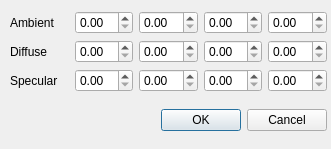
<?xml version="1.0" encoding="UTF-8"?>
<ui version="4.0">
 <class>ColorDialog</class>
 <widget class="QDialog" name="ColorDialog">
  <property name="geometry">
   <rect>
    <x>0</x>
    <y>0</y>
    <width>331</width>
    <height>149</height>
   </rect>
  </property>
  <property name="windowTitle">
   <string>Set Color</string>
  </property>
  <widget class="QWidget" name="">
   <property name="geometry">
    <rect>
     <x>10</x>
     <y>0</y>
     <width>317</width>
     <height>143</height>
    </rect>
   </property>
   <layout class="QVBoxLayout" name="verticalLayout_6">
    <item>
     <layout class="QVBoxLayout" name="verticalLayout">
      <item>
       <layout class="QVBoxLayout" name="verticalLayout_3">
        <item>
         <layout class="QVBoxLayout" name="verticalLayout_2">
          <item>
           <layout class="QHBoxLayout" name="horizontalLayout_2">
            <item>
             <widget class="QLabel" name="label_2">
              <property name="text">
               <string>Ambient</string>
              </property>
             </widget>
            </item>
            <item>
             <widget class="QDoubleSpinBox" name="a0">
              <property name="maximum">
               <double>1.000000000000000</double>
              </property>
              <property name="singleStep">
               <double>0.100000000000000</double>
              </property>
             </widget>
            </item>
            <item>
             <widget class="QDoubleSpinBox" name="a1">
              <property name="maximum">
               <double>1.000000000000000</double>
              </property>
              <property name="singleStep">
               <double>0.100000000000000</double>
              </property>
             </widget>
            </item>
            <item>
             <widget class="QDoubleSpinBox" name="a2">
              <property name="maximum">
               <double>1.000000000000000</double>
              </property>
              <property name="singleStep">
               <double>0.100000000000000</double>
              </property>
             </widget>
            </item>
            <item>
             <widget class="QDoubleSpinBox" name="a3">
              <property name="maximum">
               <double>1.000000000000000</double>
              </property>
              <property name="singleStep">
               <double>0.100000000000000</double>
              </property>
             </widget>
            </item>
           </layout>
          </item>
         </layout>
        </item>
       </layout>
      </item>
      <item>
       <layout class="QVBoxLayout" name="verticalLayout_4">
        <item>
         <layout class="QHBoxLayout" name="horizontalLayout_3">
          <item>
           <widget class="QLabel" name="label_3">
            <property name="text">
             <string>Diffuse</string>
            </property>
           </widget>
          </item>
          <item>
           <widget class="QDoubleSpinBox" name="d0">
            <property name="maximum">
             <double>1.000000000000000</double>
            </property>
            <property name="singleStep">
             <double>0.100000000000000</double>
            </property>
           </widget>
          </item>
          <item>
           <widget class="QDoubleSpinBox" name="d1">
            <property name="maximum">
             <double>1.000000000000000</double>
            </property>
            <property name="singleStep">
             <double>0.100000000000000</double>
            </property>
           </widget>
          </item>
          <item>
           <widget class="QDoubleSpinBox" name="d2">
            <property name="maximum">
             <double>1.000000000000000</double>
            </property>
            <property name="singleStep">
             <double>0.100000000000000</double>
            </property>
           </widget>
          </item>
          <item>
           <widget class="QDoubleSpinBox" name="d3">
            <property name="maximum">
             <double>1.000000000000000</double>
            </property>
            <property name="singleStep">
             <double>0.100000000000000</double>
            </property>
           </widget>
          </item>
         </layout>
        </item>
       </layout>
      </item>
      <item>
       <layout class="QVBoxLayout" name="verticalLayout_5">
        <item>
         <layout class="QHBoxLayout" name="horizontalLayout_4">
          <item>
           <widget class="QLabel" name="label_4">
            <property name="text">
             <string>Specular</string>
            </property>
           </widget>
          </item>
          <item>
           <widget class="QDoubleSpinBox" name="s0">
            <property name="maximum">
             <double>1.000000000000000</double>
            </property>
            <property name="singleStep">
             <double>0.100000000000000</double>
            </property>
           </widget>
          </item>
          <item>
           <widget class="QDoubleSpinBox" name="s1">
            <property name="maximum">
             <double>1.000000000000000</double>
            </property>
            <property name="singleStep">
             <double>0.100000000000000</double>
            </property>
           </widget>
          </item>
          <item>
           <widget class="QDoubleSpinBox" name="s2">
            <property name="maximum">
             <double>1.000000000000000</double>
            </property>
            <property name="singleStep">
             <double>0.100000000000000</double>
            </property>
           </widget>
          </item>
          <item>
           <widget class="QDoubleSpinBox" name="s3">
            <property name="maximum">
             <double>1.000000000000000</double>
            </property>
            <property name="singleStep">
             <double>0.100000000000000</double>
            </property>
           </widget>
          </item>
         </layout>
        </item>
       </layout>
      </item>
     </layout>
    </item>
    <item>
     <widget class="QDialogButtonBox" name="buttonBox">
      <property name="orientation">
       <enum>Qt::Horizontal</enum>
      </property>
      <property name="standardButtons">
       <set>QDialogButtonBox::Cancel|QDialogButtonBox::Ok</set>
      </property>
     </widget>
    </item>
   </layout>
  </widget>
 </widget>
 <resources/>
 <connections>
  <connection>
   <sender>buttonBox</sender>
   <signal>accepted()</signal>
   <receiver>ColorDialog</receiver>
   <slot>accept()</slot>
   <hints>
    <hint type="sourcelabel">
     <x>248</x>
     <y>254</y>
    </hint>
    <hint type="destinationlabel">
     <x>157</x>
     <y>274</y>
    </hint>
   </hints>
  </connection>
  <connection>
   <sender>buttonBox</sender>
   <signal>rejected()</signal>
   <receiver>ColorDialog</receiver>
   <slot>reject()</slot>
   <hints>
    <hint type="sourcelabel">
     <x>316</x>
     <y>260</y>
    </hint>
    <hint type="destinationlabel">
     <x>286</x>
     <y>274</y>
    </hint>
   </hints>
  </connection>
 </connections>
</ui>
